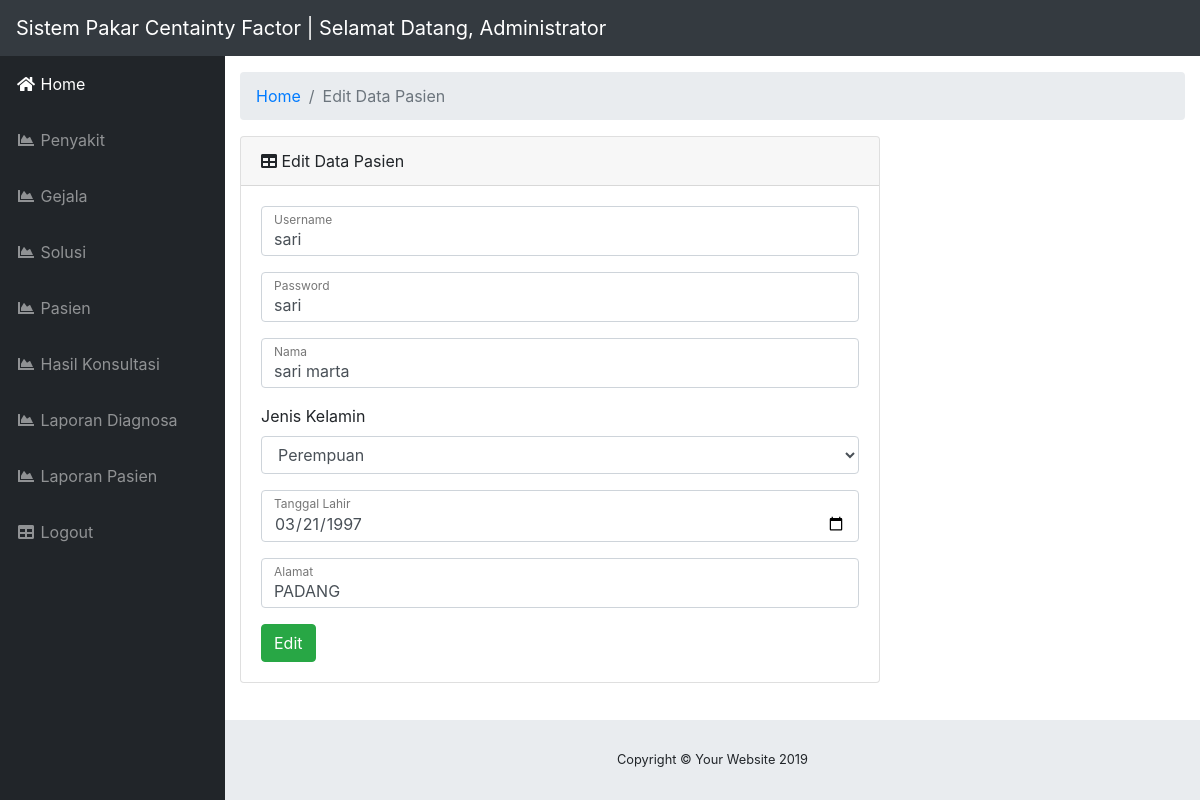
The page /admin/index.php?page=module/Pasien/edit&id=6 (signed in) on the database its author committed.
### tables this page shows
CREATE TABLE `tb_Pasien` (
  `pasien_id` int(11) NOT NULL,
  `pasien_user` varchar(50) NOT NULL,
  `pasien_pass` varchar(50) NOT NULL,
  `pasien_nama` varchar(50) NOT NULL,
  `pasien_jk` varchar(50) NOT NULL,
  `pasien_tgl_lahir` date NOT NULL,
  `pasien_alamat` varchar(100) NOT NULL
);

### assets/model/conf.php (called while the page is built, shortened)
<?php
$conn = mysqli_connect('localhost', 'root', '', 'db_pakar_cf');
class Conf
{
    public function get($query)
    {
        global $conn;
        $ambil = $conn->query($query);
        $hasil = [];
        while ($pecah = $ambil->fetch_object()) {
            $hasil[] = $pecah;
        }
        return $hasil;
    }
}

### assets/model/db.php (called while the page is built, shortened)
<?php
include 'conf.php';
class Db extends Conf
{
    public function getOnePasien($id)
    {
        $query = $this->get("SELECT * FROM tb_Pasien WHERE pasien_id = '$id'")[0];
        return $query;
    }
}

### admin/module/Pasien/edit.php (the view, shortened to what this page needs)
<?php
$id = $_GET['id'];
$dPasien = $db->getOnePasien($id);
?>
<ol class="breadcrumb">
    <li class="breadcrumb-item">
        <a href="index.php">Home</a>
    </li>
    <li class="breadcrumb-item active">Edit Data Pasien</li>
</ol>
<div class="card card-register mt-3">
    <div class="card-header"> <i class="fas fa-table"></i> Edit Data Pasien</div>
    <div class="card-body">
        <form method="POST">
            <div class="form-group">
                <div class="form-label-group">
                    <input value="<?= $dPasien->pasien_user ?>" name="user" type="text" class="form-control" autofocus="autofocus">
                    <label>Username</label>
                </div>
            </div>
            <div class="form-group">
                <div class="form-label-group">
                    <input value="<?= $dPasien->pasien_pass ?>" name="pass" type="text" class="form-control">
                    <label>Password</label>
                </div>
            </div>
            <div class="form-group">
                <div class="form-label-group">
                    <input value="<?= $dPasien->pasien_nama ?>" name="nama" type="text" class="form-control">
                    <label>Nama</label>
                </div>
            </div>
            <div class="form-group">
                <label>Jenis Kelamin</label>
                <div class="form-label-group">
                    <select name="jenis" class="form-control">
                        <option value="Perempuan">Perempuan</option>
                    </select>
                </div>
            </div>
            <div class="form-group">
                <div class="form-label-group">
                    <input value="<?= $dPasien->pasien_tgl_lahir ?>" name="tgl" type="date" class="form-control">
                    <label>Tanggal Lahir</label>
                </div>
            </div>
            <div class="form-group">
                <div class="form-label-group">
                    <input value="<?= $dPasien->pasien_alamat ?>" name="alamat" type="text" class="form-control">
                    <label>Alamat</label>
                </div>
            </div>
            <button name="edit" class="btn btn-success">Edit</button>
        </form>
    </div>
</div>

### rows shown on the page
tb_pasien: user "sari", pass "sari", nama "sari marta", tgl "03/21/1997", alamat "PADANG"
